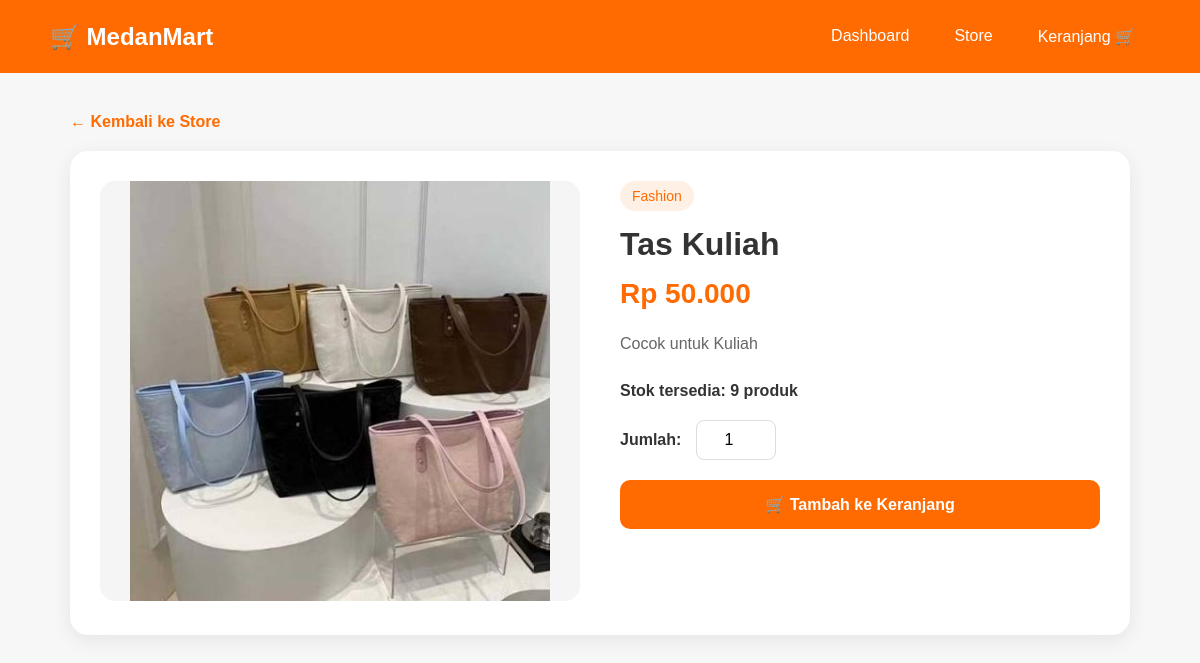
The page /customer/product_detail.php?id=2 (signed in) on the database its author committed.
### tables this page shows
CREATE TABLE `products` (
  `id` int(11) NOT NULL,
  `store_id` int(11) NOT NULL,
  `category_id` int(11) DEFAULT NULL,
  `name` varchar(150) NOT NULL,
  `description` text DEFAULT NULL,
  `price` decimal(12,2) NOT NULL,
  `stock` int(11) NOT NULL DEFAULT 0,
  `image` varchar(255) DEFAULT NULL,
  `created_at` timestamp NOT NULL DEFAULT current_timestamp()
);

CREATE TABLE `categories` (
  `id` int(11) NOT NULL,
  `name` varchar(100) NOT NULL,
  `created_at` timestamp NOT NULL DEFAULT current_timestamp()
);

### customer/product_detail.php (the view, shortened to what this page needs)
<?php
require_once __DIR__ . "/../config/database.php";
$product_id = isset($_GET['id']) ? (int) $_GET['id'] : 0;
$query = "
    SELECT
        products.*,
        categories.name AS category_name
    FROM products
    LEFT JOIN categories
        ON products.category_id = categories.id
    WHERE products.id = '$product_id'
";
$result = mysqli_query($conn, $query);
$product = mysqli_fetch_assoc($result);
?>
<!DOCTYPE html>
<html lang="id">
<head>
</head>
<body>
    <div class="navbar">
        <div class="logo">
            🛒 MedanMart
        </div>
        <div class="nav-links">
            <a href="dashboard.php">Dashboard</a>
            <a href="store.php">Store</a>
            <a href="cart.php">Keranjang 🛒</a>
        </div>
    </div>
    <div class="container">
        <a href="store.php" class="back">
            ← Kembali ke Store
        </a>
        <div class="product-detail">
            <div>
                <?php if (!empty($product['image'])): ?>
                    <img
                        src="../uploads/products/<?= htmlspecialchars($product['image']); ?>"
                        alt="<?= htmlspecialchars($product['name']); ?>"
                        class="product-image"
                    >
                <?php else: ?>
                    <div class="no-image">
                        Tidak ada gambar produk
                    </div>
                <?php endif; ?>
            </div>
            <div>
                <span class="category">
                    <?= htmlspecialchars($product['category_name'] ?? 'Umum'); ?>
                </span>
                <h1>
                    <?= htmlspecialchars($product['name']); ?>
                </h1>
                <div class="price">
                    Rp <?= number_format($product['price'], 0, ',', '.'); ?>
                </div>
                <p class="description">
                    <?= nl2br(htmlspecialchars($product['description'] ?? 'Tidak ada deskripsi produk.')); ?>
                </p>
                <div class="stock">
                    Stok tersedia: <?= (int) $product['stock']; ?> produk
                </div>
                <form action="cart.php" method="POST">
                    <div class="quantity">
                        <label for="quantity">
                            Jumlah:
                        </label>
                        <input
                            type="number"
                            id="quantity"
                            name="quantity"
                            value="1"
                            min="1"
                            max="<?= (int) $product['stock']; ?>"
                            required
                        >
                    </div>
                    <button type="submit" class="btn-cart">
                        🛒 Tambah ke Keranjang
                    </button>
                </form>
            </div>
        </div>
    </div>
</body>
</html>

### customer/product_detail.php (style rules this page uses)
* { box-sizing: border-box; margin: 0; padding: 0; font-family: Arial, sans-serif; }
body { background: #f7f7f7; color: #333; }
.navbar { background: #ff6b00; color: white; padding: 18px 50px; display: flex; justify-content: space-between; align-items: center; }
.logo { font-size: 24px; font-weight: bold; }
.nav-links { display: flex; gap: 15px; }
.nav-links a { text-decoration: none; color: white; padding: 9px 15px; border-radius: 8px; }
.container { max-width: 1100px; margin: 40px auto; padding: 0 20px; }
.back { display: inline-block; margin-bottom: 20px; text-decoration: none; color: #ff6b00; font-weight: bold; }
.product-detail { background: white; border-radius: 18px; padding: 30px; display: grid; grid-template-columns: 1fr 1fr; gap: 40px; box-shadow: 0 5px 20px rgba(0,0,0,0.08); }
.product-image { width: 100%; height: 420px; object-fit: contain; background: #f5f5f5; border-radius: 15px; }
.category { display: inline-block; background: #fff0e6; color: #ff6b00; padding: 7px 12px; border-radius: 20px; font-size: 14px; margin-bottom: 15px; }
h1 { font-size: 32px; margin-bottom: 15px; }
.price { font-size: 28px; font-weight: bold; color: #ff6b00; margin-bottom: 20px; }
.description { color: #666; line-height: 1.7; margin-bottom: 25px; }
.stock { margin-bottom: 20px; font-weight: bold; }
.quantity { display: flex; align-items: center; gap: 15px; margin-bottom: 20px; }
.quantity label { font-weight: bold; }
.quantity input { width: 80px; padding: 10px; border: 1px solid #ddd; border-radius: 8px; font-size: 16px; text-align: center; }
.btn-cart { width: 100%; padding: 15px; border: none; border-radius: 10px; background: #ff6b00; color: white; font-size: 16px; font-weight: bold; cursor: pointer; }

### rows shown on the page
products: image (picture), category.name "Fashion", name "Tas Kuliah", price "50.000", description "Cocok untuk Kuliah", stock "9"
